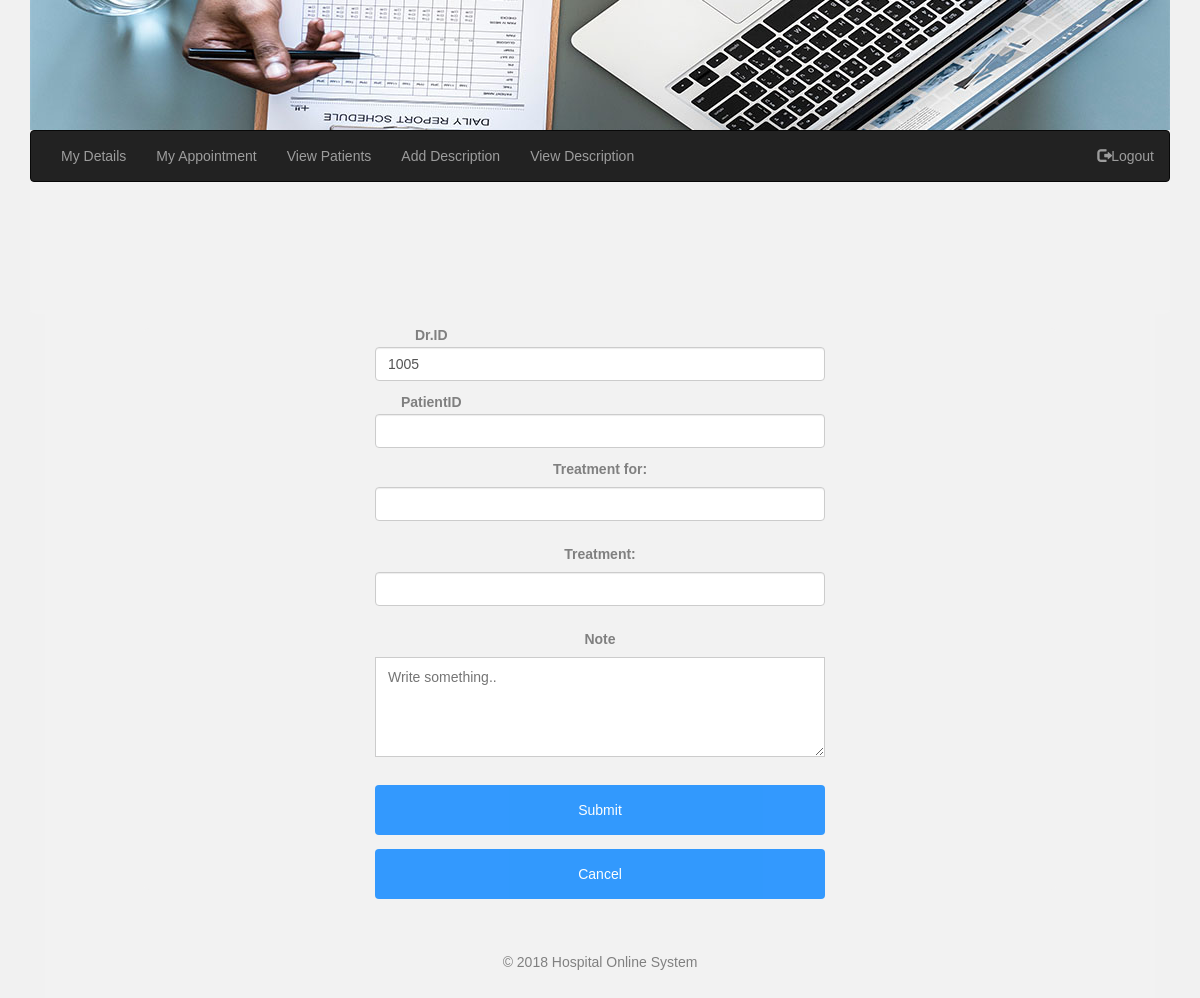
Page /doctor/add_desc.php (signed in) on the earlier database version.
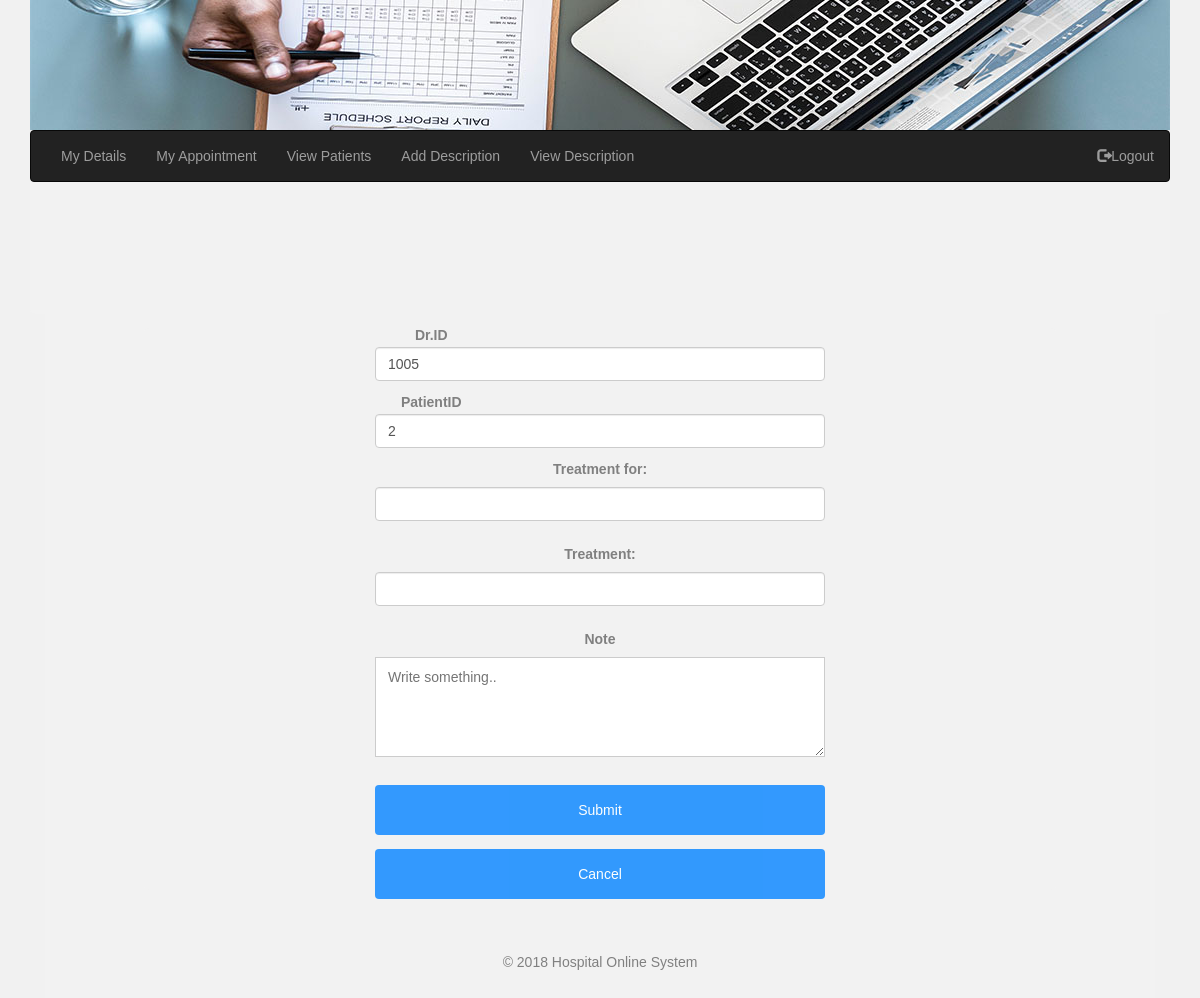
Same page on the later database version.
### tables this page shows
CREATE TABLE `patient` (
  `user_id` int(10) NOT NULL,
  `u_name` varchar(50) NOT NULL,
  `gender` varchar(50) NOT NULL,
  `u_pass` int(50) NOT NULL,
  `u_address` varchar(100) NOT NULL,
  `u_mobile` int(20) NOT NULL,
  `u_email` varchar(50) NOT NULL
);

### doctor/add_desc.php (the view, shortened to what this page needs)
<?php
$serverName = 'localhost';
$userName = 'root';
$userPassword = '';
$dbName = 'hospital';
$conn = mysqli_connect($serverName, $userName, $userPassword, $dbName);
$p_id = $_SESSION['dr_id'];
    $sql = 'SELECT appoin.appoin_id,patient.user_id,patient.u_name,patient.gender,patient.u_address,doctor.dr_specialty,appoin.a_month,appoin.a_date,appoin.a_time FROM ((appoin INNER JOIN patient ON appoin.user_id= patient.user_id) INNER JOIN doctor ON appoin.dr_id='.$p_id.' AND doctor.dr_id='.$p_id.')';
$sql1 = "SELECT * FROM doctor WHERE dr_id = '".$_SESSION['dr_id']."' ";
$query = mysqli_query($conn, $sql);
$query1 = mysqli_query($conn, $sql1);
 $result = mysqli_fetch_array($query, MYSQLI_ASSOC);
 $result1 = mysqli_fetch_array($query1);
?>
<!DOCTYPE html>
<html>
<head>
		<link rel="stylesheet" href="https://maxcdn.bootstrapcdn.com/bootstrap/3.3.6/css/bootstrap.min.css" />
        <link rel="stylesheet" type="text/css" href=".../../../CSS/style.css">
		<link rel="stylesheet" type="text/css" href=".../../../CSS/tablestyle.css">
</head>
<body>
	<div class="container">
	   <div class="row">
        <?php include '.../../menudr.php'; ?>
	   </div>
       <br>
       <div class="container">
    <div id="signup_form" class="">
        <form method="POST" action="check_add_desc.php">
          <label class="col-sm-3 control-label">Dr.ID</label>
            <input type="number"  name="textdr_id" value="<?php echo $result1['dr_id']; ?>" class="form-control" placeholder="" required>
        <br>
          <label class="col-sm-3 control-label">PatientID</label>
            <input type="number"  name="textuser_id" value="<?php echo $result['user_id']; ?>" class="form-control" placeholder="" required>
        <br>
             <label for="Treatment for">Treatment for:</label>  <input type="text" name="texttreatfor" class="form-control" required>
             <div style="height: 10px;"></div>
             <label for="Treatment">Treatment:</label> <input type="text" name="texttreat" class="form-control" required>
             <div style="height: 10px;"></div>
            <label for="Note">Note</label>
            <textarea id="Note" name="Note" placeholder="Write something.." style="height:100px"></textarea>
             <div style="height: 10px;"></div>
             <button type="submit" class="btn btn-primary"><span class="glyphicon glyphicon"></span>Submit</button>
            <br>
            <br>
            <button type="submit" class="btn btn-primary" href=".../../loginU.php"><span class="glyphicon glyphicon"></span>Cancel</button>
            </form>
<br>
<br>
<br>
<br>
<marquee behavior="alternate" direction="up" width="100%"><marquee direction="right">&copy;  2018  Hospital Online System  </marquee></marquee>
</body>
</html>

Differences in the rows shown:
now on this page (row edited): patient: textuser_id "2"
